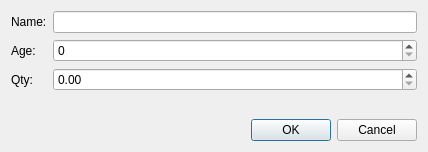
<?xml version="1.0" encoding="UTF-8"?>
<ui version="4.0">
 <class>Dialog</class>
 <widget class="QDialog" name="Dialog">
  <property name="geometry">
   <rect>
    <x>0</x>
    <y>0</y>
    <width>428</width>
    <height>152</height>
   </rect>
  </property>
  <property name="windowTitle">
   <string>Dialog</string>
  </property>
  <layout class="QVBoxLayout" name="verticalLayout">
   <item>
    <layout class="QGridLayout" name="gridLayout">
     <item row="0" column="0">
      <widget class="QLabel" name="label">
       <property name="text">
        <string>Name:</string>
       </property>
      </widget>
     </item>
     <item row="0" column="1">
      <widget class="QLineEdit" name="txtName"/>
     </item>
     <item row="1" column="0">
      <widget class="QLabel" name="label_2">
       <property name="text">
        <string>Age:</string>
       </property>
      </widget>
     </item>
     <item row="1" column="1">
      <widget class="QSpinBox" name="sbAge">
       <property name="maximum">
        <number>130</number>
       </property>
      </widget>
     </item>
     <item row="2" column="0">
      <widget class="QLabel" name="label_3">
       <property name="text">
        <string>Qty:</string>
       </property>
      </widget>
     </item>
     <item row="2" column="1">
      <widget class="QDoubleSpinBox" name="sbQty">
       <property name="maximum">
        <double>1000.000000000000000</double>
       </property>
       <property name="singleStep">
        <double>1.000000000000000</double>
       </property>
      </widget>
     </item>
    </layout>
   </item>
   <item>
    <spacer name="verticalSpacer">
     <property name="orientation">
      <enum>Qt::Vertical</enum>
     </property>
     <property name="sizeHint" stdset="0">
      <size>
       <width>20</width>
       <height>40</height>
      </size>
     </property>
    </spacer>
   </item>
   <item>
    <widget class="QDialogButtonBox" name="buttonBox">
     <property name="standardButtons">
      <set>QDialogButtonBox::Cancel|QDialogButtonBox::Ok</set>
     </property>
    </widget>
   </item>
  </layout>
 </widget>
 <resources/>
 <connections/>
</ui>
